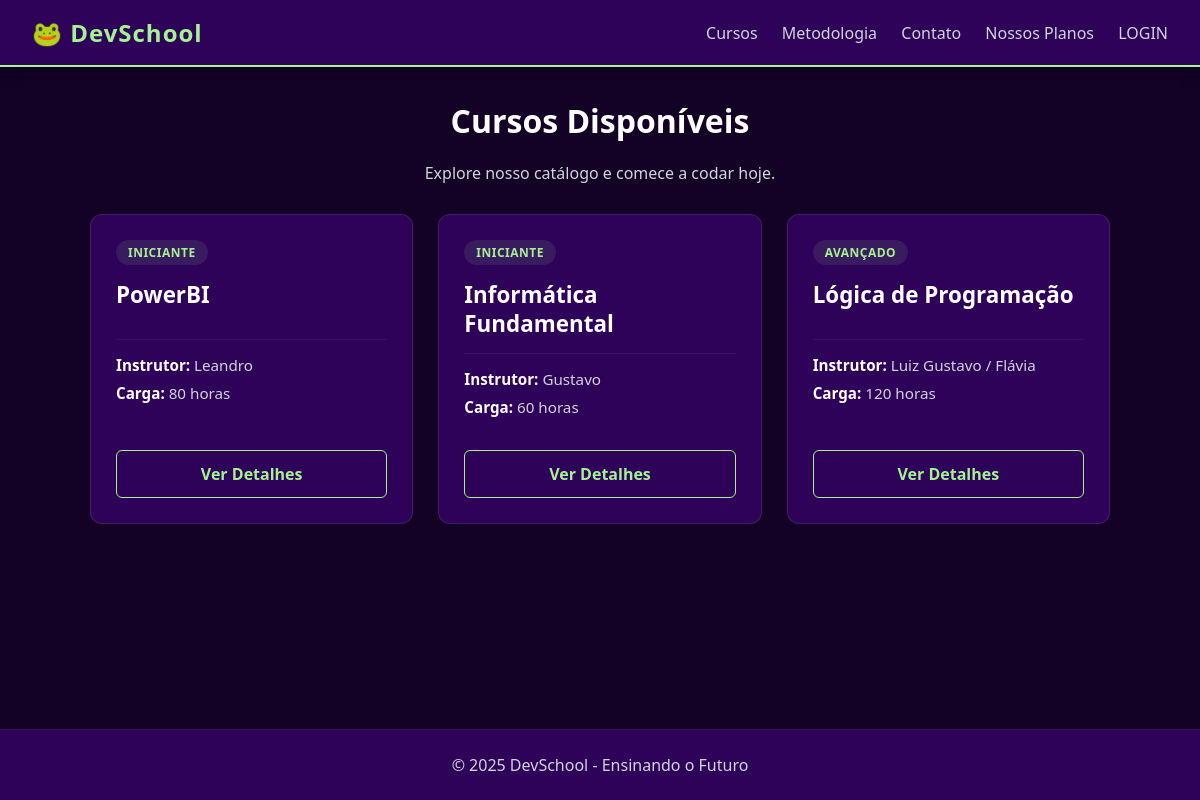
The page / on the database its author committed.
### app/models.py (models this page shows, shortened)
class Curso(models.Model):
    nome = models.CharField(max_length=200)
    instrutor = models.CharField(max_length=100)
    carga_horaria = models.IntegerField()
    NIVEL_CHOICES = [
        ('Iniciante', 'Iniciante'),
        ('Intermediário', 'Intermediário'),
        ('Avançado', 'Avançado'),
    ]
    nivel = models.CharField(max_length=50, choices=NIVEL_CHOICES, default='Iniciante')
    descricao = models.CharField(max_length=1000, default ='')

### app/views.py (the view)
# urls.py: path('', views.home_view, name='home'),
def home_view(request):
    todos_os_cursos = Curso.objects.all()
    context = {
        'instrutor': 'Gustavo',
        'logado': request.user.is_authenticated,
        'cursos': todos_os_cursos  # 3. Passar dados reais
    }
    return render(request, 'home.html', context)

### app/templates/home.html (shortened to what this page needs)
{% extends 'base.html' %}
{% block conteudo %}
<div class="container">
    <div class="text-center mb-30">
        <h1 style="color: var(--text-main);">Cursos Disponíveis</h1>
        <p style="color: var(--text-secondary);">Explore nosso catálogo e comece a codar hoje.</p>
    </div>
    <div class="courses-container">
        {% for curso in cursos %}
        <div class="course-card" style="position: relative;">
            <div class="course-header">
                <span class="badge-level">{{ curso.nivel }}</span>
                <h3 class="course-title">{{ curso.nome }}</h3>
            </div>
            <div class="course-info">
                <p><strong>Instrutor:</strong> {{ curso.instrutor }}</p>
                <p><strong>Carga:</strong> {{ curso.carga_horaria }} horas</p>
            </div>
            <a href="{% url 'curso_detalhe' curso.pk %}" class="btn-course">
                Ver Detalhes
            </a>
        </div>
        {% empty %}
        <p style="color: var(--text-secondary);">Nenhum curso disponível no momento.</p>
        {% endfor %}
    </div>
</div>
{% endblock %}

### app/templates/base.html (shortened to what this page needs)
<!DOCTYPE html>
<html lang="pt-BR">
<head>
    {% load static %}
    <link rel="stylesheet" href="{% static 'style.css' %}">
</head>
<body>
    <header>
    <nav>
        <h2>🐸 DevSchool</h2>
        <div>
            <a href="/">Cursos</a>
            <a href="/metodologia">Metodologia</a>
            <a href="/contato">Contato</a>
            <a href="/assinaturas">Nossos Planos</a>
            {% if user.is_authenticated %} <span style="margin-left: 15px; font-size: 0.9em; color: #bdc3c7;">
                    Bem vindo, {{ user.username }}
                </span>
            {% else %}
                <a href="{% url 'login' %}">LOGIN</a>
            {% endif %}
        </div>
    </nav>
    </header>
    <main>
    <div class="container">
        {% block conteudo %}
        {% endblock %}
    </div>
    </main>
    <footer>© 2025 DevSchool - Ensinando o Futuro</footer>
</body>
</html>

### app/static/style.css (style rules this page uses)
:root { --background-color: #140126; --primary-surface: #2E0259; --accent-color: #A6F291; --contrast-text: #022601; --text-main: #ffffff; --text-secondary: #d1d5db; }
* { margin: 0; padding: 0; box-sizing: border-box; }
body { font-family: 'Segoe UI', Tahoma, Geneva, Verdana, sans-serif; background-color: var(--background-color); color: var(--text-main); display: flex; flex-direction: column; min-height: 100vh; }
nav { background-color: var(--primary-surface); padding: 1rem 2rem; display: flex; justify-content: space-between; align-items: center; border-bottom: 2px solid var(--accent-color); box-shadow: 0 4px 15px rgba(0,0,0,0.3); }
nav h2 { font-size: 1.5rem; font-weight: bold; letter-spacing: 1px; color: var(--accent-color); }
nav a { color: var(--text-secondary); text-decoration: none; margin-left: 20px; font-weight: 500; transition: color 0.3s; }
.container { max-width: 1100px; margin: 2rem auto; padding: 0 20px; flex: 1; width: 100%; }
footer { background-color: var(--primary-surface); color: var(--text-secondary); text-align: center; padding: 1.5rem; margin-top: auto; border-top: 1px solid rgba(255,255,255,0.05); }
h1, h3 { color: var(--text-main); margin-bottom: 20px; }
.text-center { text-align: center; }
.mb-30 { margin-bottom: 30px; }
.courses-container { display: grid; grid-template-columns: repeat(auto-fit, minmax(300px, 1fr)); gap: 25px; margin-top: 30px; padding-bottom: 40px; }
.course-card { background-color: var(--primary-surface); border: 1px solid rgba(255, 255, 255, 0.1); border-radius: 12px; padding: 25px; display: flex; flex-direction: column; justify-content: space-between; transition: transform 0.3s, border-color 0.3s, box-shadow 0.3s; height: 100%; }
.badge-level { display: inline-block; background-color: rgba(166, 242, 145, 0.1); color: var(--accent-color); font-size: 0.75rem; font-weight: bold; padding: 4px 12px; border-radius: 20px; text-transform: uppercase; letter-spacing: 0.5px; margin-bottom: 15px; }
.course-title { color: var(--text-main); font-size: 1.4rem; margin-bottom: 15px; line-height: 1.3; }
.course-info { margin-bottom: 25px; border-top: 1px solid rgba(255, 255, 255, 0.05); padding-top: 15px; }
.course-info p { color: var(--text-secondary); font-size: 0.95rem; margin-bottom: 8px; }
.course-info strong { color: var(--text-main); }
.btn-course { display: block; width: 100%; text-align: center; padding: 12px; border-radius: 6px; text-decoration: none; font-weight: bold; background: transparent; border: 1px solid var(--accent-color); color: var(--accent-color); transition: all 0.2s; }
:root { --danger-color: #ef4444; --danger-hover: #dc2626; }

### rows shown on the page
Curso: nivel "INICIANTE", nome "PowerBI", instrutor "Leandro", carga_horaria "80"
Curso: nivel "INICIANTE", nome "Informática Fundamental", instrutor "Gustavo", carga_horaria "60"
Curso: nivel "AVANÇADO", nome "Lógica de Programação", instrutor "Luiz Gustavo / Flávia", carga_horaria "120"
